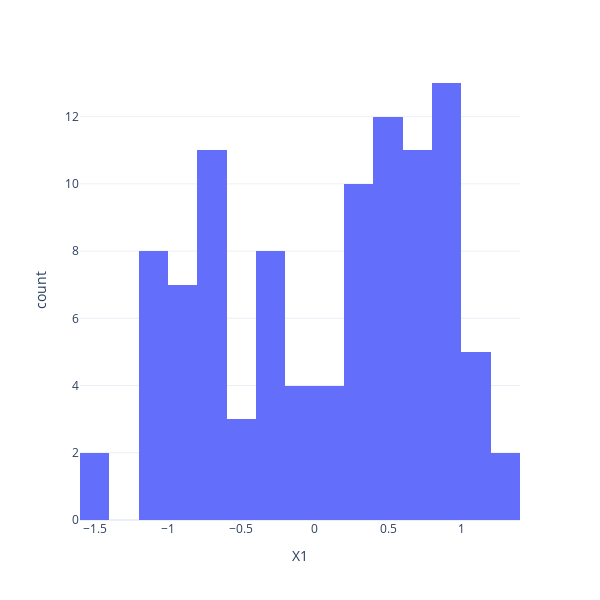

The code cell stored with this chart in its notebook:
### Code cell
px.histogram(train, "X1", nbins=20, height=600, width=600, template="plotly_white")

### Figure 1 — Plotly figure (JSON) as saved in the notebook; plotly's stock layout.template omitted (floating-point values rounded to 4 significant figures)
{"data": [{"alignmentgroup": "True", "bingroup": "x", "hovertemplate": "X1=%{x}<br>count=%{y}<extra></extra>", "legendgroup": "", "marker": {"color": "#636efa", "pattern": {"shape": ""}}, "name": "", "nbinsx": 20, "offsetgroup": "", "orientation": "v", "showlegend": false, "type": "histogram", "x": [-1.096, -0.836, 0.8896, 0.6229, 0.5666, 0.2189, 0.556, -0.1405, 0.5715, 1.122, 1.271, -1.165, 0.2492, -0.3141, 0.06314, 0.3171, -1.024, 0.04278, -0.8207, -1.126, 0.8502, 0.3386, -0.8564, -0.7451, -0.3991, 0.8018, -0.3723, 0.8138, 0.9214, 0.6914, 0.581, 0.08427, 0.762, -0.7077, -0.8297, 0.2147, -1.175, 0.2267, 0.8747, -0.3205, 0.4618, -0.3569, 0.9912, -0.5602, -0.9841, 1.038, -0.9648, -0.09773, 0.5156, -0.03038, -0.6884, 0.7849, -1.186, -0.7821, 0.926, -0.6125, 0.8007, 0.6904, 1.053, -0.7133, -0.6285, -0.6713, -0.03552, -0.786, -1.074, 0.3324, 0.1189, 0.3097, 1.342, -1.459, 0.716, -0.7007, 0.8807, 0.4399, 0.9452, 0.5629, 0.3733, 0.9361, -1.155, 0.5148, -0.2655, 0.7547, -0.4638, 0.9844, -1.484, -0.9504, 0.6637, 1.176, -0.6844, -0.2876, 0.5555, 1.122, 0.3316, 0.4623, 0.4358, -0.2218, 0.654, -0.5298, 0.6562, 0.7555], "xaxis": "x", "yaxis": "y"}], "layout": {"barmode": "relative", "height": 600, "legend": {"tracegroupgap": 0}, "margin": {"t": 60}, "width": 600, "xaxis": {"anchor": "y", "domain": [0, 1], "title": {"text": "X1"}}, "yaxis": {"anchor": "x", "domain": [0, 1], "title": {"text": "count"}}}}
